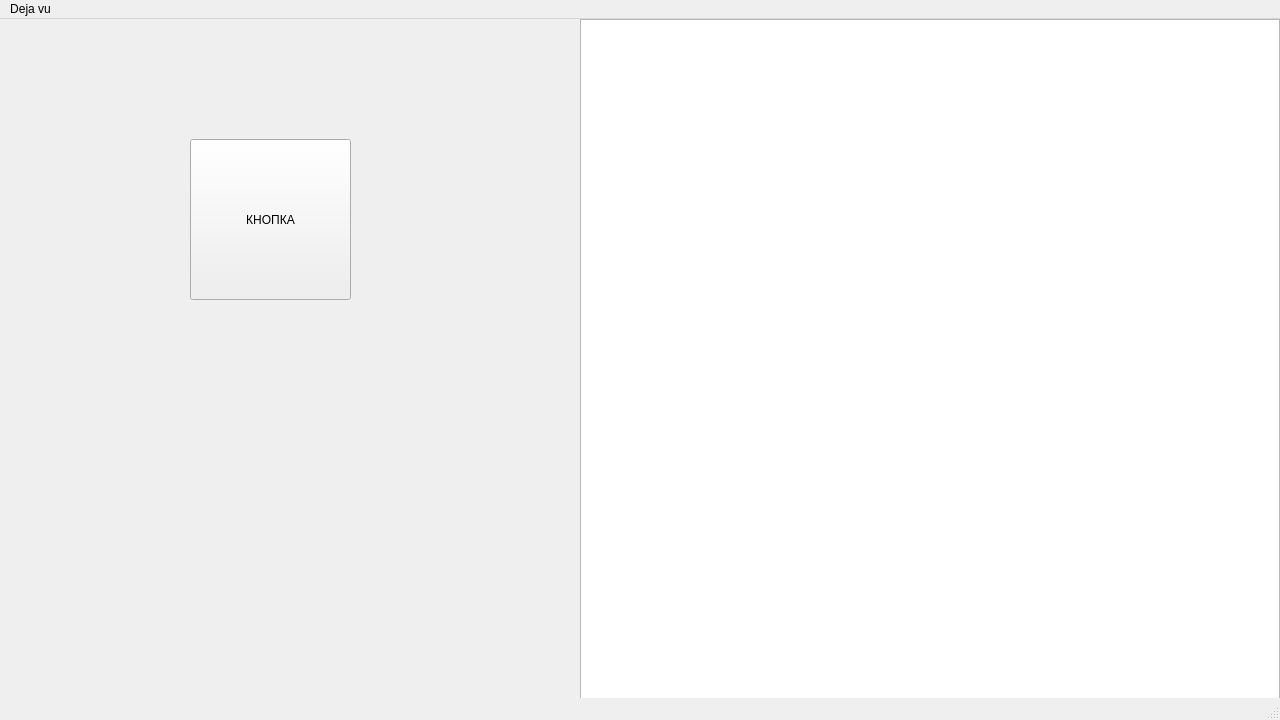
<?xml version="1.0" encoding="UTF-8"?>
<ui version="4.0">
 <class>MainWindow</class>
 <widget class="QMainWindow" name="MainWindow">
  <property name="geometry">
   <rect>
    <x>0</x>
    <y>0</y>
    <width>1280</width>
    <height>720</height>
   </rect>
  </property>
  <property name="windowTitle">
   <string>MainWindow</string>
  </property>
  <widget class="QWidget" name="centralwidget">
   <widget class="QGraphicsView" name="graphicsView">
    <property name="geometry">
     <rect>
      <x>580</x>
      <y>0</y>
      <width>700</width>
      <height>720</height>
     </rect>
    </property>
   </widget>
   <widget class="QPushButton" name="pushButton">
    <property name="geometry">
     <rect>
      <x>190</x>
      <y>120</y>
      <width>161</width>
      <height>161</height>
     </rect>
    </property>
    <property name="text">
     <string>КНОПКА</string>
    </property>
   </widget>
  </widget>
  <widget class="QMenuBar" name="menubar">
   <property name="geometry">
    <rect>
     <x>0</x>
     <y>0</y>
     <width>1280</width>
     <height>26</height>
    </rect>
   </property>
   <widget class="QMenu" name="menuDeja_vu">
    <property name="title">
     <string>Deja vu</string>
    </property>
   </widget>
   <addaction name="menuDeja_vu"/>
  </widget>
  <widget class="QStatusBar" name="statusbar"/>
 </widget>
 <resources/>
 <connections/>
</ui>
